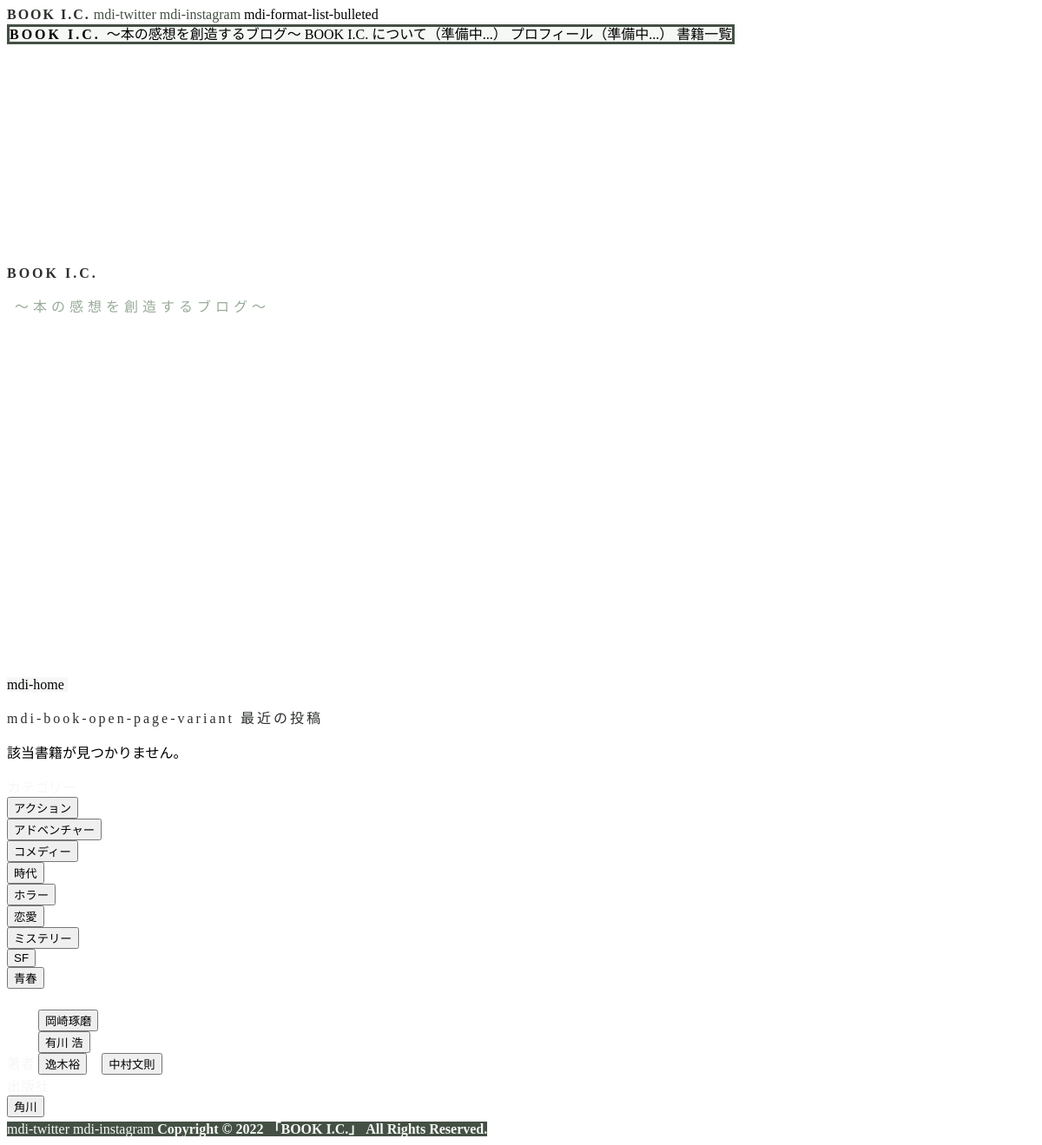
The app's page /series/ with its own data.
### book/models.py (models this page shows, shortened)
class Category(models.Model):
    CATEGORY_CHOICES = (('action', 'アクション'),('adventure', 'アドベンチャー'),('youth', '青春'),('love', '恋愛'),('sf', 'SF'),('history', '時代'),('mystery', 'ミステリー'),('comedy', 'コメディー'), ('horror', 'ホラー'))
    CATEGORYENG_CHOICES = (('action_eng', 'action'), ('adventure_eng', 'adventure'), ('youth_eng', 'youth'), ('love_eng', 'love'), ('sf_eng', 'sf'), ('history_eng', 'history'), ('mystery_eng', 'mystery'), ('comedy_eng', 'comedy'), ('horror_eng', 'horror'))
    COLOR_CHOICES = (('red', 'red'), ('orange','orange'),('blue', 'blue'), ('pink', 'pink'),('info','info'), ('green', 'green'), ('purple', 'purple'), ('warning','warning'),('dark', 'dark'))
    category = models.CharField("カテゴリー", choices=CATEGORY_CHOICES, max_length=20, default=None) # 追加していく-----------
    category_eng = models.CharField("カテゴリーeng", choices=CATEGORYENG_CHOICES ,max_length=20, null=True, blank=True) # 追加していく-----------
    color = models.CharField("色", choices=COLOR_CHOICES, max_length=20)
    color_hex = models.CharField("色_hex値", max_length=20,  blank=True)
    contents = models.TextField("コンテンツ", blank=True)
    contents_keyword = models.TextField("キーワード", blank=True)
    post_day = models.DateField('投稿日', null=True) # [発行日, y m d]

class Author(models.Model):
    GENDER_CHOICES = (('Mon', '男性'),('Womon', '女性'))
    WORD_CHOICES = (('Aa', 'あ行'),('Ka', 'か行'),('Sa', 'さ行'),('Ta', 'た行'),('Na', 'な行'),('Ha', 'は行'),('Ma', 'ま行'),('Ya', 'や行'),('Ra', 'ら行'),('Wa', 'わ行'))
    author = models.CharField('著者', max_length=100, default=None) # 追加していく-----------
    author_eng = models.CharField('著者eng', max_length=100) # 追加していく-----------
    word_oder = models.CharField('五十音', choices=WORD_CHOICES, max_length=10)
    age = models.DateField('生年月日')
    sex = models.CharField('性別', choices=(('', '未選択'),)+GENDER_CHOICES, max_length=10, blank=True)
    contents = models.TextField("コンテンツ")
    contents_lite = models.TextField("コンテンツ", blank=True, null=True)
    post_day = models.DateField('投稿日', null=True) # [発行日, y m d]

class Publisher(models.Model):
    publisher = models.CharField('出版社', max_length=50)
    publisher_eng = models.CharField('出版社_eng', max_length=50, blank=True, null=True)
    contents = models.TextField("コンテンツ")
    incorporated = models.DateField('設立日')
    post_day = models.DateField('投稿日', null=True) # [発行日, y m d]

### book/views.py (the view)
# urls.py: path('series/', views.SeriesView.as_view(), name='series'), # シリーズもの本
class SeriesView(ListView):
    model = Series
    template_name = 'book/base.html'

### book/templates/book/base.html (shortened to what this page needs)
{% extends 'book/_block_static.html' %}
{% block contents %}
  {% include 'text/text_title_book-ic.html' with text="BOOK I.C." text_sub="～本の感想を創造するブログ～" %}
  {% include 'block/breadcrumbs.html' with aueiu=book_info.title%}
  {% include 'text/text_subtitle.html' with text="最近の投稿" icon_name="mdi-book-open-page-variant" %}
  {% include 'block/card.html' %}
{% endblock %}

### book/templates/book/_block_static.html (shortened to what this page needs)
{% load static %}
<!DOCTYPE html>
<html>
{% include 'block/head.html' %}
<body>
  <div id="app" class>
    <v-app id="inspire" class="my-bg-color">
        {% include 'block/toolbar.html' %}
        <v-container id="my_container" class="mx-auto">
        {% block contents %}
        {% endblock %}
        </v-container>
        {% include 'block/footer.html' %}
    </v-app>
  </div>
</body>
</html>

### book/templates/book/components/block/head.html (shortened to what this page needs)
<head>
    <link href="https://cdn.jsdelivr.net/npm/@mdi/font@6.x/css/materialdesignicons.min.css" rel="stylesheet">
    <link href="https://cdn.jsdelivr.net/npm/vuetify@2.x/dist/vuetify.min.css" rel="stylesheet">
    <link href="https://cdn.jsdelivr.net/npm/@mdi/font@6.x/css/materialdesignicons.min.css" rel="stylesheet">
</head>

### book/templates/book/components/block/toolbar.html (shortened to what this page needs)
<div id="header_menu">
    <v-toolbar
    color="#f5f8f5"
    flat
    height="74px"
    tile
    elevation="3"
    {% comment %} src="https://cdn.vuetifyjs.com/images/backgrounds/vbanner.jpg" {% endcomment %}
    >
      <v-toolbar-title onclick="location.href='{% url "book:top" %}'" style="cursor:pointer" id="my-letter-spacing-title" class="my-font-weight-title text-h5 my-text-color-title">BOOK I.C.</v-toolbar-title>
      <v-btn icon fab xlarge dark class="my-text-color" href="https://twitter.com/BOOK_IC">
        <v-icon size="32" >mdi-twitter</v-icon>
      </v-btn>
      <v-btn icon fab xlarge dark class="my-text-color me-5" href="https://www.instagram.com/BOOK_I.C/">
        <v-icon size="32" >mdi-instagram</v-icon>
      </v-btn>
      <v-app-bar-nav-icon @click.stop="drawer = !drawer">
                <v-icon size="32">mdi-format-list-bulleted</v-icon>
      </v-app-bar-nav-icon>
    </v-toolbar>
  </div>
  <v-navigation-drawer
  v-model="drawer"
  absolute
  left
  temporary
  style="border: solid #455045;"
>
  <v-list
    nav
    dense
  >
    <v-list-item-group
      v-model="group"
      active-class="deep-purple--text text--accent-4"
    >
      <v-list-item class="my-3" href="{% url 'book:top' %}">
        <v-list-item-content>
          <v-list-item-title id="my-letter-spacing-3" class="my-font-weight-title text-h6 text-center">
            BOOK I.C.
          </v-list-item-title>
          <v-list-item-subtitle class="text-center">
            ～本の感想を創造するブログ～
          </v-list-item-subtitle>
        </v-list-item-content>
      </v-list-item>
      <v-list-item class="mt-10" href="{% url 'book:book-ic' %}">
        <v-list-item-title color="#1aa179">BOOK I.C. について（準備中...）</v-list-item-title>
      </v-list-item>
      <v-list-item class="mb-5" href="{% url 'book:profile' %}">
        <v-list-item-title>プロフィール（準備中...）</v-list-item-title>
      </v-list-item>
      <v-list-item href="{% url 'book:book' %}">
        <v-list-item-title>書籍一覧</v-list-item-title>
      </v-list-item>
    </v-list-item-group>
  </v-list>
</v-navigation-drawer>

### book/templates/book/components/text/text_title_book-ic.html
<div class="my-container-max-width" style="height: 30vh;"></div>
<div class="q-py-xl my-container-max-width">
  <div class="">
  <p id="my-letter-spacing-3" class="text-center my-font-weight-title text-h5 text-md-h4 my-text-color-title my-letter-spacing-3">{{text}}</p>
  <p id="my-letter-spacing-5" class="text-center text-subtitle-1 text-md-h5 my-text-color-glay">&nbsp;{{text_sub}}</p>
  </div>
</div>
<div class="my-container-max-width" style="height: 50vh;"></div>

### book/templates/book/components/block/breadcrumbs.html (shortened to what this page needs)
<v-row
no-gutters
>
<v-col
  cols="12"
  align-self="center">
  <div style="display: inline-block;">
    <v-icon>mdi-home</v-icon>
  </div>
        </v-col>
      </v-row>

### book/templates/book/components/text/text_subtitle.html
<v-row
no-gutters
>
<v-col
  cols="12"
  align-self="center"
  class="mx-auto"
>
<p class="text-h2 my-text-color-title text-h5 text-md-h4" style="letter-spacing:3px;">
<v-icon size="40" >{{icon_name}}</v-icon>
{{text}}</p>
</v-col>

### book/templates/book/components/block/card.html
  {% for book_ in book_list %}
    {% if forloop.counter == 2 %}
      <v-col
      cols="12"
      sm="6"
      lg="4"
      align-self="center"
      class="mb-14 mx-auto mt-5"
    >
    {% include 'google/adsense_infeed.html' %}
    </v-col>
    {% endif %}
      <v-col
        cols="12"
        sm="6"
        lg="4"
        align-self="center"
        class="px-3 mb-14 mx-auto ml-md-0 mr-md-auto mt-5 mb-auto"
      >
      <v-card
        class="mx-auto my-books"
        elevation="15"
        name="category"
      >
{% comment %}
        <v-img min-width="100"
        >{{ book_.amazon_url | safe }}</v-img> {% endcomment %}
        <div class="kattene">
          <div class="kattene__imgpart">
            {% comment %} <a target="_blank" rel="noopener" href="【メインのURL】"> {% endcomment %}
            {% comment %} <img src="" width="160" height="160" loading="lazy" class="kattene__shadow"> {% endcomment %}
            <div>
              {{ book_.book_img_url | safe }}
            </div>
              {% comment %} <a href="https://www.amazon.co.jp/%E4%BD%95%E3%82%82%E3%81%8B%E3%82%82%E6%86%82%E9%AC%B1%E3%81%AA%E5%A4%9C%E3%81%AB-%E9%9B%86%E8%8B%B1%E7%A4%BE%E6%96%87%E5%BA%AB-%E4%B8%AD%E6%9D%91-%E6%96%87%E5%89%87/dp/4087467988?__mk_ja_JP=%E3%82%AB%E3%82%BF%E3%82%AB%E3%83%8A&crid=22P8P409551PY&keywords=%E4%BD%95%E3%82%82%E3%81%8B%E3%82%82%E6%86%82%E9%AC%B1%E3%81%AA%E5%A4%9C%E3%81%AB&qid=1664892669&qu=eyJxc2MiOiIxLjA2IiwicXNhIjoiMC40NiIsInFzcCI6IjAuNDkifQ%3D%3D&s=instant-video&sprefix=%E4%BD%95%E3%82%82%E3%81%8B%E3%82%82%E6%86%82%E9%AC%B1%E3%81%AA%E5%A4%9C%E3%81%AB%2Cinstant-video%2C178&sr=1-1-catcorr&linkCode=li2&tag=bookic-22&linkId=3b66b22a86ce0d296bde27c76521a4b0&language=ja_JP&ref_=as_li_ss_il" target="_blank"><img border="0" src="//ws-fe.amazon-adsystem.com/widgets/q?_encoding=UTF8&ASIN=4087467988&Format=_SL160_&ID=AsinImage&MarketPlace=JP&ServiceVersion=20070822&WS=1&tag=bookic-22&language=ja_JP" ></a> {% endcomment %}
            {% comment %} </a> {% endcomment %}
          </div>
          <div class="kattene__infopart">
            <div class="kattene__btns __four" class="d-flex">
              <div class="d-flex"><v-btn text outlined class="mx-auto my-w-100">
                <a class="text-decoration-none" target="_blank" href="{{ book_.amazon_url }}">Amazon</a></v-btn>
              </div>
              <div class="d-flex"><v-btn text outlined class="mx-auto my-w-100">
                <a class="text-decoration-none" target="_blank" {% if book_.kindle_url != none %}href="{{ book_.kindle_url }}"{% endif %}>{% if book_.kindle_url != none %}Kindle{% else %}none{% endif %}</a></v-btn>
              </div>
              <div class="d-flex"><v-btn text outlined class="mx-auto my-w-100">
                <a class="text-decoration-none" target="_blank" href="{{ book_.rakuten_url }}">楽天</a></v-btn>
              </div>
              <div class="d-flex"><v-btn text outlined class="mx-auto my-w-100">
                <a class="text-decoration-none" target="_blank" {% if book_.rakuten_kobo_url != none %}href="{{ book_.rakuten_kobo_url }}"{% endif %}>{% if book_.rakuten_kobo_url != none %}楽天KOBO{% else %}none{% endif %}</a></v-btn>
              </div>
            </div>
          </div>
      </div>
        <div style="background-color:white;">
          <v-card-text class="pb-0 my-text-color" style="border-top: dashed 0.1em #455045;">
            {{ book_.post_day | safe }}
          </v-card-text>
          <v-card-title class="pb-0 pt-1">
            {{ book_.title | safe }}
          </v-card-title>
          {% comment %}
          <v-card-text class="ms-2">
            <v-icon color="#9A9" size="14">mdi-eye</v-icon>
            <a class="ms-1 me-3 text-subtitle-2 text-md-subtitle-1 my-text-color-glay">XXX,XXX,XXX</a>
          </v-card-text>
          {% endcomment %}
          <v-card-actions>
            <v-btn color="{{book_.category_info.color_hex}}" elevation="1" outlined rounded small>
              <form class="d-inline-block" action="{% url 'book:book' %}" method="post">{% csrf_token %}
                <input class="card_category" type="submit" name="category" href="{% url "book:book" %}" value="{{book_.category_info.get_category_display}}">
              </form>
            </v-btn>
            <v-btn color="#455045" elevation="1" outlined rounded small>
              <form class="d-inline-block" action="{% url 'book:book' %}" method="post">{% csrf_token %}
                <input class="card_author" type="submit" name="author" href="{% url "book:book" %}" value="{{ book_.author_info }}">
              </form>
            </v-btn>
            <v-btn color="#455045" elevation="1" outlined rounded small>
              <form class="d-inline-block" action="{% url 'book:book' %}" method="post">{% csrf_token %}
                <input class="card_publisher" type="submit" name="publisher" href="{% url "book:book" %}" value="{{ book_.publisher_info}}">
              </form>
            </v-btn>
          </v-card-actions>
          <v-card-text>
            {{ book_.contents_synopsis | safe }}
          </v-card-text>
          <v-spacer></v-spacer>
          <v-card-actions>
            <v-btn color="#1aa179" outlined class="mx-auto" style="width:100%;" href ="{% url 'book:book_info' book_.post_day %}">
            この記事を読む
          </v-btn>
          </v-card-actions>
          {% comment %}
          <v-expand-transition>
            <div v-show="show">
              <v-divider></v-divider>
            </div>
          </v-expand-transition> {% endcomment %}
      </div>
      </v-card>
    </v-col>
    {% empty %}
    <v-col
    cols="12"
    sm="6"
    lg="4"
    align-self="center"
    class="px-3 mb-14 mx-auto ml-md-0 mr-md-auto mt-5 mb-auto"
  >
  <p>該当書籍が見つかりません。</p>
    </v-col>
    {% endfor %}
  </v-row>

### book/templates/book/components/block/footer.html (shortened to what this page needs)
<v-footer
padless
dark
class="my-bg-color-glay"
>
<v-card
  flat
  tile
  class="lighten-1 white--text text-center my-bg-color-glay my-text-color-light-glay"
  style="width: 100%"
>
<div class="pl-3 pt-10 my-text-color-light-glay">
  <v-card-title class="pa-0 pb-1">
  </v-card-title>
  <v-card-text class="pl-3 pt-0" style="text-align: left;">
    {% for item in category %}
    <v-btn color="{{item.color_hex}}" class="ma-1" elevation="1" outlined rounded small>
      <form class="d-inline-block" action="{% url 'book:book' %}" method="post">{% csrf_token %}
        <input type="submit" name="category" href="{% url "book:book" %}" value="{{item.get_category_display}}">
      </form>
    </v-btn>
    {% endfor %}
  </v-card-text>
</div>
<div class="px-3 pt-4 ">
  <v-card-title class="pa-0 pb-1">
  </v-card-title>
  <v-card-text class="pl-3 pt-0" style="text-align: left;">
    {% for item in author_Aa %}
    {% for item2 in item %}
      {% if forloop.first %}
      <div class="me-auto mb-2 mb-lg-0 text-start mt-1 pr-5" style="display: inline-block;">
        <a class="text-white">{{item2.get_word_oder_display}}</a>
      {% endif %}
        <v-btn color="{{item.color_hex}}" class="ma-1" elevation="1" outlined rounded small>
          <form action="{% url 'book:book' %}" method="post"><input type="submit" href="{% url "book:book" %}" value="{{ item2.author }}"></form>
        </v-btn>
        {% if forloop.last %}
        </div>
        {% endif %}
      {% endfor %}
    {% endfor %}
      </v-card-text>
</div>
<div class="px-3 pt-4 ">
  <v-card-title class="pa-0 pb-1">
</v-card-title>
  <v-card-text class="pl-3 pt-0" style="text-align: left;">
    {% for item in publisher %}
    <v-btn color="{{item.color_hex}}" class="ma-1" elevation="1" outlined rounded small>
      <form action="{% url 'book:book' %}" method="post">{% csrf_token %}<input type="hidden" name="publisher" value={{ item.publisher_eng}}><input type="submit" href="{% url "book:book" %}" value="{{ item.publisher}}"></form>
    </v-btn>
    {% endfor %}
  </v-card-text>
</div>
  <v-card-text class="my-text-color-light"  style="text-align:right;">
    <v-btn icon fab xlarge dark class="mx-0 my-text-color-light-glay" href="https://twitter.com/BOOK_IC">
      <v-icon size="24" >mdi-twitter</v-icon>
    </v-btn>
    <v-btn icon fab xlarge dark class="mx-0 my-text-color-light-glay" href="https://www.instagram.com/BOOK_I.C/">
      <v-icon size="24" >mdi-instagram</v-icon>
    </v-btn>
</v-card-text>
  <v-card-text class="my-text-color-light">
    <strong>Copyright © 2022 「BOOK I.C.」 All Rights Reserved.</strong>
  </v-card-text>
</v-card>
</v-footer>

### records on screen
Category: category "アクション"
Category: category "アドベンチャー"
Category: category "コメディー"
Category: category "時代"
Category: category "ホラー"
Category: category "恋愛"
Category: category "ミステリー"
Category: category "SF"
Category: category "青春"
Author: author "岡崎琢磨"
Author: author "有川 浩"
Author: author "逸木裕"
Author: author "中村文則"
Publisher: publisher "角川"

### other values on screen
{{ text }} "BOOK I.C."
{{ text_sub }} "～本の感想を創造するブログ～"
{{ icon_name }} "mdi-book-open-page-variant"
{{ text }} "最近の投稿"
